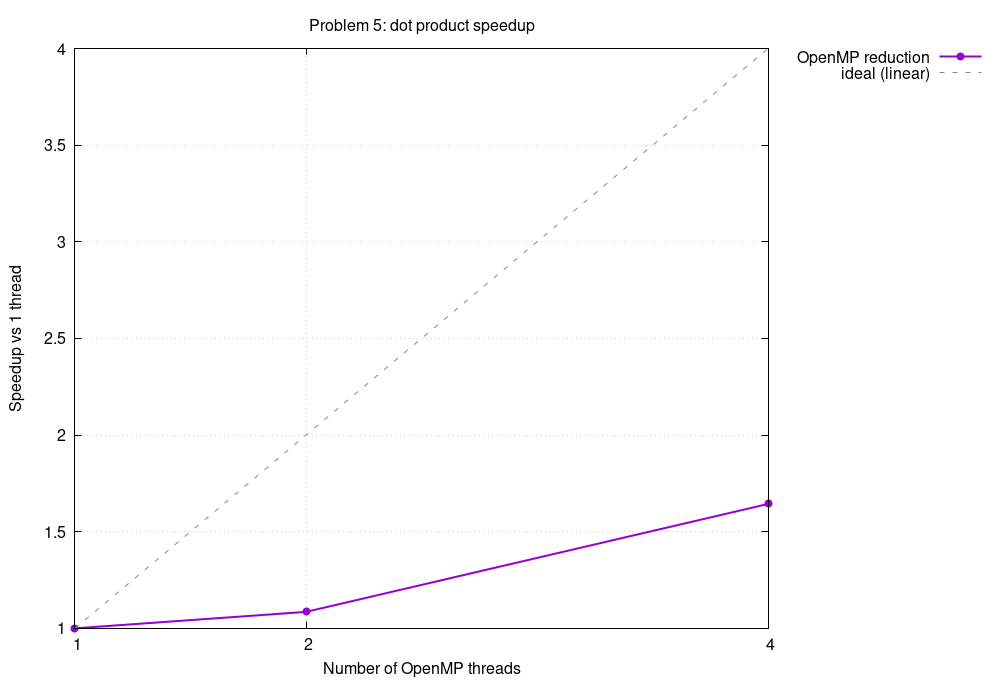

Write the gnuplot code that produced this figure.
# generated by plots/plot_all.sh -- regenerate, do not hand-edit
set terminal pngcairo size 1000,680 enhanced font 'Helvetica,12'
set output 'plots/p5_speedup.png'
set title "Problem 5: dot product speedup"
set xlabel 'Number of OpenMP threads'
set ylabel 'Speedup vs 1 thread'
set key outside right top
set grid
set xtics (1,2,4,6,8,10,12,14,16)
plot 'plots/data/p5_dot_n20000000.dat' using 1:3 with linespoints lw 2 pt 7 title 'OpenMP reduction', \
     x with lines lw 1 dt 2 lc rgb '#888888' title 'ideal (linear)'
